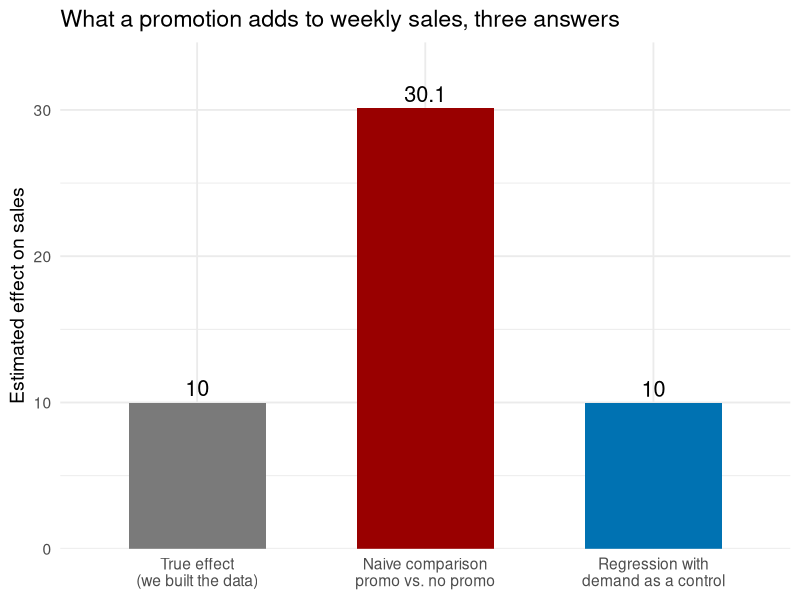
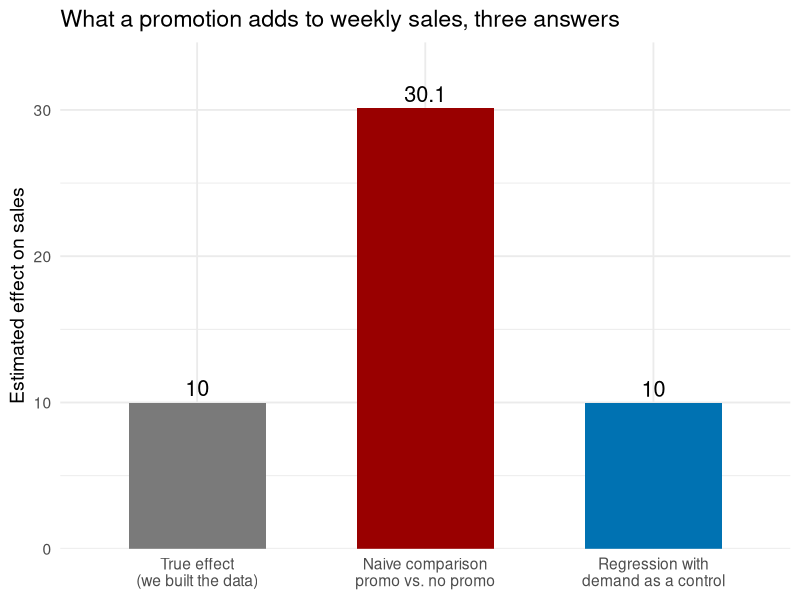
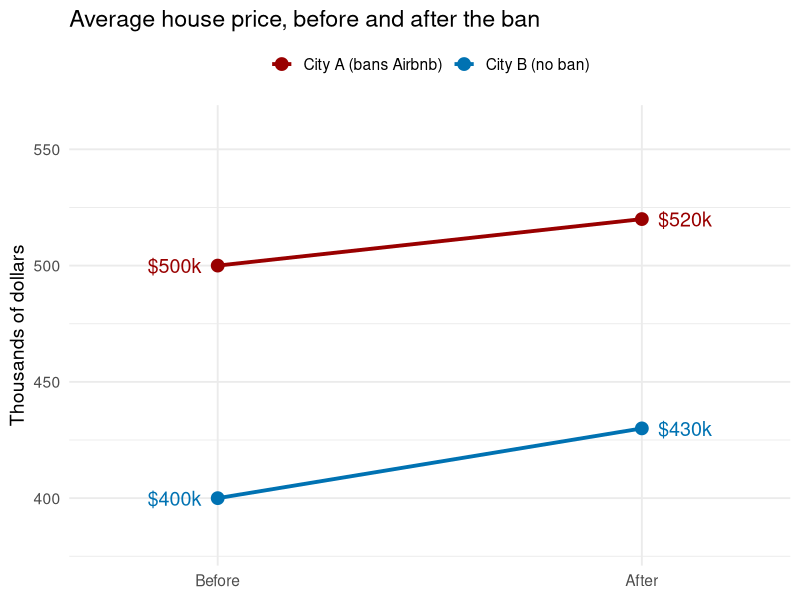
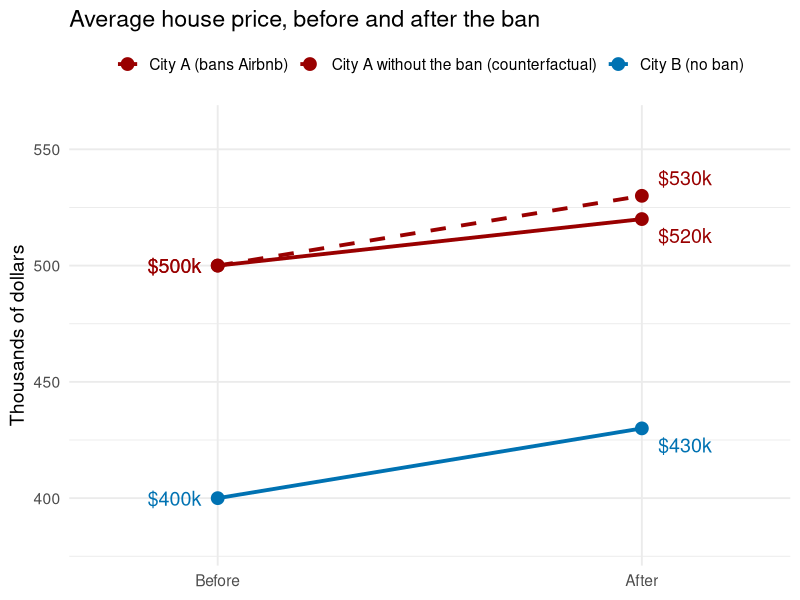

Source code (R) for these figures, in order:
## ---- chunk 1
#| include: false
library(data.table)
library(ggplot2)
library(scales)
library(knitr)

usc_red  <- "#990000"
usc_gold <- "#E69F00"
blue     <- "#0072B2"
grey     <- "#7a7a7a"
set.seed(566)

fmt_n <- function(x) format(x, big.mark = ",")
usd   <- function(x) paste0("$", format(round(x), big.mark = ","))
pct   <- function(x, d = 1) paste0(format(round(100 * x, d), nsmall = d), "%")

# --- 1. store promotions: demand drives both the promotion and sales ---
n_store <- 400
true_tau <- 10
st <- data.table(demand = rnorm(n_store))
st[, promo := rbinom(n_store, 1, plogis(-0.3 + 1.5 * demand))]
st[, sales := 100 + 20 * demand + true_tau * promo + rnorm(n_store, 0, 8)]
naive_st <- st[promo == 1, mean(sales)] - st[promo == 0, mean(sales)]
ctrl_st  <- coef(lm(sales ~ promo + demand, st))["promo"]
demand_gap <- st[promo == 1, mean(demand)] - st[promo == 0, mean(demand)]
share_promo <- st[, mean(promo)]
bars <- data.table(
  what = factor(c("True effect\n(we built the data)", "Naive comparison\npromo vs. no promo",
                  "Regression with\ndemand as a control"),
                levels = c("True effect\n(we built the data)", "Naive comparison\npromo vs. no promo",
                           "Regression with\ndemand as a control")),
  value = c(true_tau, naive_st, ctrl_st))
p_bars <- ggplot(bars, aes(x = what, y = value, fill = what)) +
  geom_col(width = 0.6) +
  geom_text(aes(label = round(value, 1)), vjust = -0.4, size = 5.5) +
  scale_fill_manual(values = c(grey, usc_red, blue), guide = "none") +
  scale_y_continuous(expand = expansion(mult = c(0, 0.15))) +
  labs(title = "What a promotion adds to weekly sales, three answers", x = NULL, y = "Estimated effect on sales") +
  theme_minimal(base_size = 14)

# --- 2. matching toy example ---
mt <- data.table(
  Customer = c("T1", "T2", "T3", "T4", "C1", "C2", "C3", "C4", "C5", "C6"),
  Group = c(rep("coupon", 4), rep("no coupon", 6)),
  `Propensity score` = c(0.80, 0.62, 0.45, 0.30, 0.81, 0.60, 0.47, 0.28, 0.10, 0.05),
  Sales = c(70, 58, 50, 44, 66, 55, 46, 43, 30, 25))
pairs <- data.table(
  Treated = c("T1", "T2", "T3", "T4"),
  `Treated score` = c(0.80, 0.62, 0.45, 0.30),
  `Matched control` = c("C1", "C2", "C3", "C4"),
  `Control score` = c(0.81, 0.60, 0.47, 0.28),
  `Treated sales` = c(70, 58, 50, 44),
  `Control sales` = c(66, 55, 46, 43))
pairs[, Difference := `Treated sales` - `Control sales`]
att_toy   <- mean(pairs$Difference)
naive_toy <- mt[Group == "coupon", mean(Sales)] - mt[Group == "no coupon", mean(Sales)]

# --- 3. DiD: a short-term-rental ban in one city ---
did <- data.table(
  City = c("City A (bans Airbnb)", "City B (no ban)"),
  `Avg. price before` = c("$500k", "$400k"),
  `Avg. price after`  = c("$520k", "$430k"),
  `After minus before` = c("+$20k", "+$30k"))
did_est <- 20 - 30
did_long <- data.table(
  city = rep(c("City A (bans Airbnb)", "City B (no ban)", "City A without the ban (counterfactual)"), each = 2),
  period = rep(c("Before", "After"), 3),
  price = c(500, 520, 400, 430, 500, 530))
did_long[, period := factor(period, levels = c("Before", "After"))]
did_long[, city := factor(city, levels = c("City A (bans Airbnb)", "City A without the ban (counterfactual)", "City B (no ban)"))]
cf_name <- "City A without the ban (counterfactual)"
p_did <- function(show_cf = FALSE) {
  d <- copy(if (show_cf) did_long else did_long[city != cf_name])
  d[, city := droplevels(city)]
  d[, vj := if (show_cf) fifelse(city == cf_name, -0.7, 1.6) else 0.5]
  cols <- c("City A (bans Airbnb)" = usc_red, usc_red, "City B (no ban)" = blue)
  names(cols)[2] <- cf_name
  lts <- c("City A (bans Airbnb)" = "solid", "dashed", "City B (no ban)" = "solid")
  names(lts)[2] <- cf_name
  g <- ggplot(d, aes(x = period, y = price, group = city, color = city, linetype = city)) +
    geom_line(linewidth = 1.3) + geom_point(size = 4) +
    geom_text(data = d[period == "After"], aes(label = paste0("$", price, "k"), vjust = vj),
              hjust = -0.3, size = 5, show.legend = FALSE) +
    geom_text(data = d[period == "Before"], aes(label = paste0("$", price, "k")),
              hjust = 1.3, size = 5, show.legend = FALSE) +
    scale_color_manual(values = cols, name = NULL) +
    scale_linetype_manual(values = lts, name = NULL) +
    scale_x_discrete(expand = expansion(mult = 0.35)) +
    scale_y_continuous(limits = c(380, 560)) +
    labs(title = "Average house price, before and after the ban", x = NULL, y = "Thousands of dollars") +
    theme_minimal(base_size = 14) + theme(legend.position = "top")
  g
}

# --- 4. CPF results, retyped from the paper (log points) ---
to_pct <- function(b) pct(exp(b) - 1)
main_tab <- data.table(
  ` ` = c("After joining CPF", "", "Controls", "Observations"),
  `log Sales` = c("0.146***", "(0.009)", "No", "1,365,441"),
  `log Units` = c("0.059***", "(0.004)", "No", "1,365,441"),
  `log Sales ` = c("0.118***", "(0.008)", "Yes", "1,242,984"),
  `log Units ` = c("0.043***", "(0.003)", "Yes", "1,242,984"))
cross_tab <- data.table(
  ` ` = c("After × Treated", "", "Controls", "Observations"),
  `log Sales` = c("0.170***", "(0.023)", "No", "167,040"),
  `log Units` = c("0.119***", "(0.012)", "No", "167,040"),
  `log Sales ` = c("0.086***", "(0.016)", "Yes", "166,869"),
  `log Units ` = c("0.077***", "(0.008)", "Yes", "166,869"))
## ---- chunk 2
#| fig-width: 8
#| fig-height: 4.2
p_bars
## ---- chunk 3
#| fig-width: 8
#| fig-height: 3
p_bars
## ---- chunk 4
kable(mt, align = "llcc")
## ---- chunk 5
kable(pairs, align = "lclccccc")
## ---- chunk 6
kable(did, align = "lccc")
## ---- chunk 7
kable(did, align = "lccc")
## ---- chunk 8
#| fig-width: 8
#| fig-height: 4.3
p_did(FALSE)
## ---- chunk 9
#| fig-width: 8
#| fig-height: 3.3
p_did(TRUE)
## ---- chunk 10
kable(main_tab, align = "lcccc")
## ---- chunk 11
kable(cross_tab, align = "lcccc")
